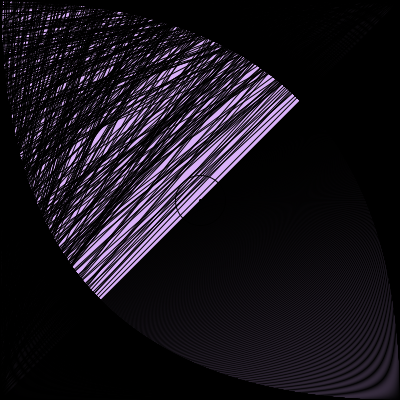
Frame 1 (no input)
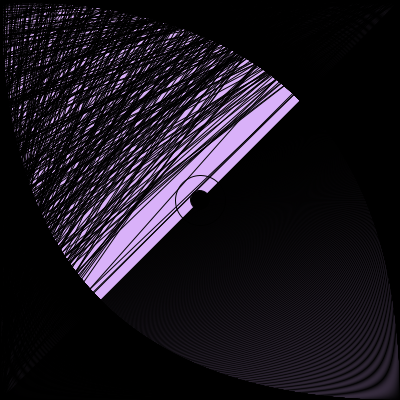
Frame 60 (the mouse pressed at the canvas centre just before this capture)
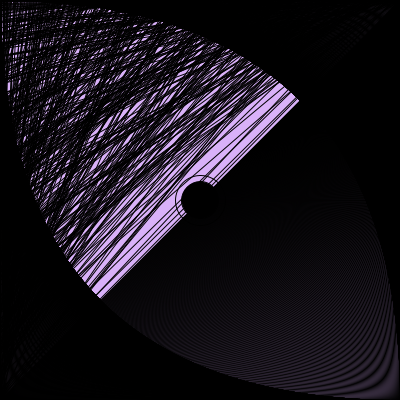
Frame 120 (the mouse held since frame 60 and released just before this capture)

The Processing sketch that drew these frames (run headless with seeded random() and noise(); from frame 60 on, the mouse is pressed at the canvas centre):

// Processing sketch: moirepiece
// ── moirepiece.pde
/*
  This is my Moiré Piece, which randomly shows a frantic sharp corner in
  motion in direct contrast with still lines. The amount of lines
  the color, and the darkness of the image (as well as how much it makes your CPU
  explode) is randomly generated at runtime.
*/
// Random Small Number
float randSmall;
// Random Big Number
float randBig;
// Random Number Of Lines
float randLin;
// If A PNG Was Saved
boolean saved;
// Random Colors
float randR;
float randG;
float randB;
// The Size Of The Eye's Iris (Get It)
float iSize;
// The Degree Of Eye Vibration
float vibrate;
void setup()
{
  randR = random(150,255);
  randG = random(150,255);
  randB = random(150,255);
  size(400, 400);
  // Sets A Random Density of Lines
  randLin = random(1,3);
  saved = false;
  iSize = 1;
}

void draw()
{
  // Sets The Background To A Random Color
  background(randR,randG,randB, 255);

  // Draws The Outer Ring Of The Eye With The Color Being The Same As The Background

  if(iSize < 50){
      fill(randR,randG,randB);
      ellipse(width/2, height/2, 50, 50);  
    }

  noFill();
  stroke(0);
  // Makes Lines Until They Reach A Certain Length With An Amount Dictated
  // By randLin
  for ( int lin = 0; lin <= width; lin = lin + int(randLin)) {
    // Set randSmall & randBig
    randSmall = random(0,5);
    randBig = random(0,400);

    // Draw The Still Lines
    line(width, 0, lin, height); 
    // Draw The Crazy Lines
    line(randSmall, randBig, lin, 0); 
    // Draw The Curvy Corners
    line(width, lin, lin, 0); 
    line(0, lin, lin, width); 
    
    // Draws The Iris With It Slowly Getting Larger And Eventually Vibrating
  
  }
    if(iSize < 50){
      fill(0);
      ellipse(width/2, height/2, iSize, iSize);
      iSize += 0.3;

      print(iSize + "\n");
    }
    else{
      vibrate +=0.4;
      float v = noise(vibrate) * 5;
      fill(0);
      ellipse((width/2) + (v * 2), (height/2) - (v / 3), 55, 55);
    }
    // Saves The PNG After It Starts
    if(frameCount >= 1 && saved == false){
      print("yuh");
      save("moirepiece.png");
      saved = true;
      
  }
}
  
  
  
  
  
  
  
  
  
  
  
  
//ICU
